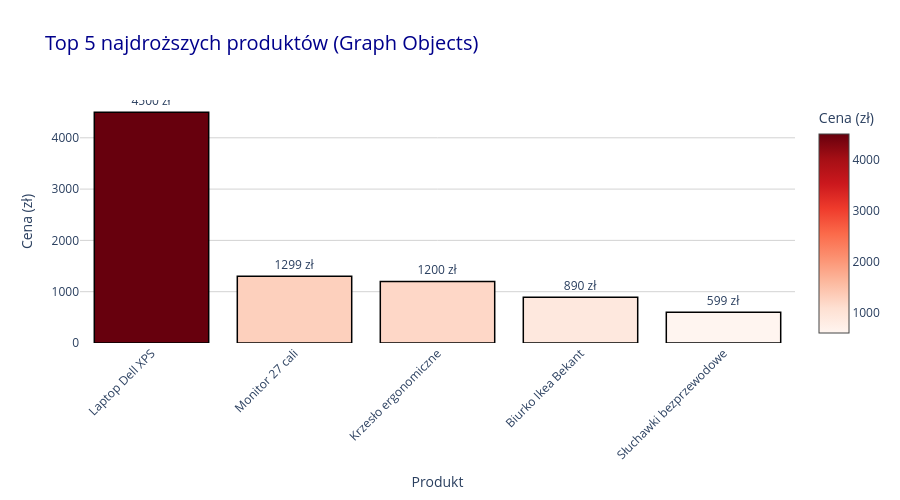

The notebook cell this image was saved under:
### Markdown cell above
## 12. Plotly Graph Objects - Customizacja zaawansowana

### Code cell
# Alternatywna metoda - plotly.graph_objects (więcej kontroli)
top5 = df.nlargest(5, 'cena')

fig6 = go.Figure()

# Dodaj bar trace
fig6.add_trace(go.Bar(
    x=top5['nazwa'],
    y=top5['cena'],
    text=top5['cena'].round(2),
    texttemplate='%{text} zł',
    textposition='outside',
    marker=dict(
        color=top5['cena'],
        colorscale='Reds',
        colorbar=dict(title='Cena (zł)'),
        line=dict(color='black', width=1.5)  # Ramka wokół słupków
    ),
    hovertemplate='<b>%{x}</b><br>Cena: %{y:.2f} zł<extra></extra>'
))

# Layout
fig6.update_layout(
    title=dict(
        text='Top 5 najdroższych produktów (Graph Objects)',
        font=dict(size=20, color='darkblue')
    ),
    xaxis=dict(
        title='Produkt',
        tickangle=-45,
        tickfont=dict(size=12)
    ),
    yaxis=dict(
        title='Cena (zł)',
        gridcolor='lightgray'
    ),
    plot_bgcolor='white',
    height=500,
    hovermode='x unified'
)

fig6.show()

### Figure 1 — Plotly figure (JSON) as saved in the notebook; plotly's stock layout.template omitted (floating-point values rounded to 4 significant figures)
{"data": [{"hovertemplate": "<b>%{x}</b><br>Cena: %{y:.2f} zł<extra></extra>", "marker": {"color": [4500.0, 1299.0, 1200.0, 890.0, 599.0], "colorbar": {"title": {"text": "Cena (zł)"}}, "colorscale": [[0, "rgb(255,245,240)"], [0.125, "rgb(254,224,210)"], [0.25, "rgb(252,187,161)"], [0.375, "rgb(252,146,114)"], [0.5, "rgb(251,106,74)"], [0.625, "rgb(239,59,44)"], [0.75, "rgb(203,24,29)"], [0.875, "rgb(165,15,21)"], [1, "rgb(103,0,13)"]], "line": {"color": "black", "width": 1.5}}, "text": [4500.0, 1299.0, 1200.0, 890.0, 599.0], "textposition": "outside", "texttemplate": "%{text} zł", "type": "bar", "x": ["Laptop Dell XPS", "Monitor 27 cali", "Krzesło ergonomiczne", "Biurko Ikea Bekant", "Słuchawki bezprzewodowe"], "y": [4500.0, 1299.0, 1200.0, 890.0, 599.0]}], "layout": {"height": 500, "hovermode": "x unified", "plot_bgcolor": "white", "title": {"font": {"color": "darkblue", "size": 20}, "text": "Top 5 najdroższych produktów (Graph Objects)"}, "xaxis": {"tickangle": -45, "tickfont": {"size": 12}, "title": {"text": "Produkt"}}, "yaxis": {"gridcolor": "lightgray", "title": {"text": "Cena (zł)"}}}}
